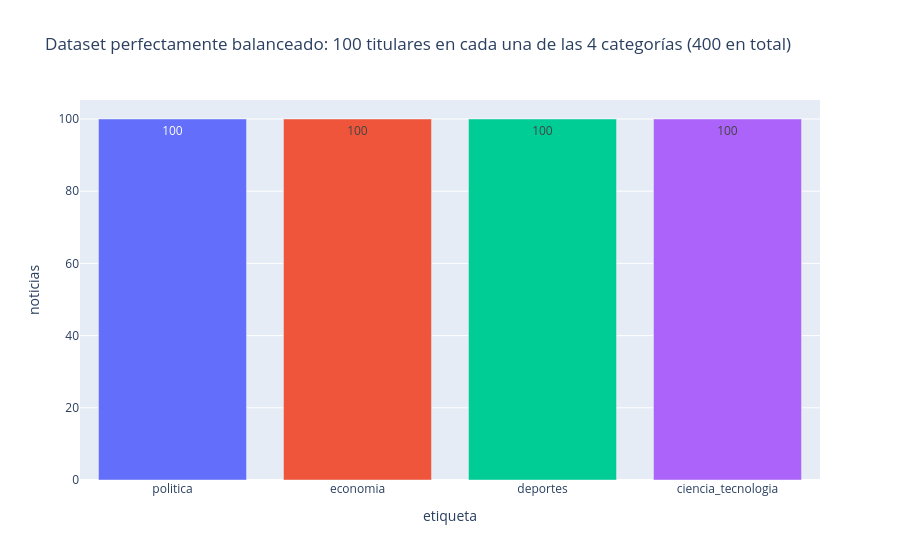

Here is the notebook cell this chart was saved with:
### Markdown cell above
## 6. Análisis exploratorio (Plotly Express)

### Code cell
df["largo_titular"] = df.titular.str.len()
dist = df.etiqueta.value_counts().rename_axis("etiqueta").reset_index(name="noticias")
fig1 = px.bar(dist, x="etiqueta", y="noticias", text="noticias", color="etiqueta",
              title=f"Dataset perfectamente balanceado: {dist.noticias.min()} titulares en cada una de las 4 categorías ({len(df)} en total)" if dist.noticias.nunique() == 1
                    else f"Dataset casi balanceado: {dist.noticias.min()}–{dist.noticias.max()} titulares por categoría ({len(df)} en total)")
fig1.update_layout(showlegend=False); fig1.show()

### Figure 1 — Plotly figure (JSON) as saved in the notebook; plotly's stock layout.template omitted (floating-point values rounded to 4 significant figures)
{"data": [{"hovertemplate": "etiqueta=%{x}<br>noticias=%{text}<extra></extra>", "legendgroup": "politica", "marker": {"color": "#636efa", "pattern": {"shape": ""}}, "name": "politica", "orientation": "v", "showlegend": true, "text": [100.0], "textposition": "auto", "type": "bar", "x": ["politica"], "xaxis": "x", "y": [100], "yaxis": "y"}, {"hovertemplate": "etiqueta=%{x}<br>noticias=%{text}<extra></extra>", "legendgroup": "economia", "marker": {"color": "#EF553B", "pattern": {"shape": ""}}, "name": "economia", "orientation": "v", "showlegend": true, "text": [100.0], "textposition": "auto", "type": "bar", "x": ["economia"], "xaxis": "x", "y": [100], "yaxis": "y"}, {"hovertemplate": "etiqueta=%{x}<br>noticias=%{text}<extra></extra>", "legendgroup": "deportes", "marker": {"color": "#00cc96", "pattern": {"shape": ""}}, "name": "deportes", "orientation": "v", "showlegend": true, "text": [100.0], "textposition": "auto", "type": "bar", "x": ["deportes"], "xaxis": "x", "y": [100], "yaxis": "y"}, {"hovertemplate": "etiqueta=%{x}<br>noticias=%{text}<extra></extra>", "legendgroup": "ciencia_tecnologia", "marker": {"color": "#ab63fa", "pattern": {"shape": ""}}, "name": "ciencia_tecnologia", "orientation": "v", "showlegend": true, "text": [100.0], "textposition": "auto", "type": "bar", "x": ["ciencia_tecnologia"], "xaxis": "x", "y": [100], "yaxis": "y"}], "layout": {"barmode": "relative", "legend": {"title": {"text": "etiqueta"}, "tracegroupgap": 0}, "showlegend": false, "title": {"text": "Dataset perfectamente balanceado: 100 titulares en cada una de las 4 categorías (400 en total)"}, "xaxis": {"anchor": "y", "categoryarray": ["politica", "economia", "deportes", "ciencia_tecnologia"], "categoryorder": "array", "domain": [0.0, 1.0], "title": {"text": "etiqueta"}}, "yaxis": {"anchor": "x", "domain": [0.0, 1.0], "title": {"text": "noticias"}}}}
